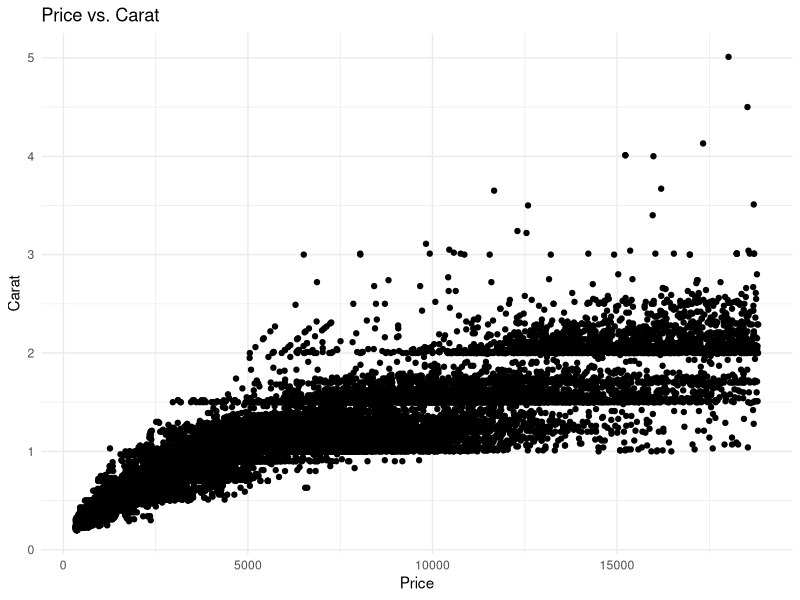

The R source for this figure:
## ---- chunk 1
library(ggplot2)
## ---- chunk 2
### In this code chunk, start with the diamonds dataset (built in to
### ggplot2 package) and create a plot of price vs. carat (or some other
### variables of your choice)
data("diamonds")

expl_diam <- ggplot(diamonds, aes(x=price, y=carat)) +
  geom_point()+
  labs(title = "Price vs. Carat",
       x = "Price",
       y = "Carat") +
  theme_minimal()

expl_diam
## ---- chunk 3
### In this code chunk, start with the diamonds dataset (built in to
### ggplot2 package) and create a subset based on filtering, e.g., 
### size greater than 1 carat or cut is "Ideal"

library(ggplot2)
library(tidyverse)

diamond_mod <- diamonds |>
  filter(carat > 1 | cut == "Ideal")

## ---- chunk 4

### Both partners - delete this comment, then write some code here
### to plot, summarize, calculate something simple using the diamonds
### dataset.

kyles_ideal_diamond <- diamonds |>
  filter(carat > 3 & price > 3000 & cut == "Premium" & color == "E")

## ---- chunk 5
### Both partners - delete this comment, then write some code here
### to plot, summarize, calculate something simple using the diamonds
### dataset.


